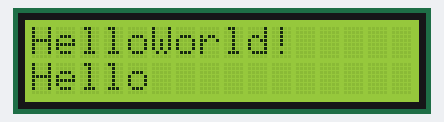
Simulated run of this sketch. Board: Arduino Uno, built with avr-gcc and run on an emulated ATmega328P. Parts: 16×2 character LCD.

Above: at 0.1 s.
At 1.2 s:
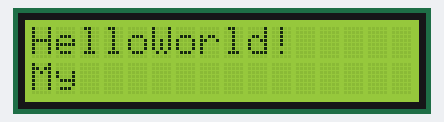
At 2.2 s:
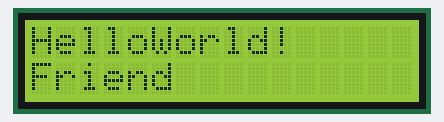

The sketch:

g2_lcd_test.ino
```cpp
#include <LiquidCrystal_I2C.h>

LiquidCrystal_I2C lcd(0x27, 16, 2);

void stampa_test_lcd(String s1, String s2) {
  lcd.clear();
  lcd.setCursor(0, 0);
  lcd.print(s1);
  lcd.setCursor(0, 1);
  lcd.print(s2);
}

void setup() {
  lcd.init();           // Inizializza il display
  lcd.backlight();      // Accende la retroilluminazione
}

void loop() {
  stampa_test_lcd("HelloWorld!", "Hello");
  delay(1000);

  stampa_test_lcd("HelloWorld!", "My");
  delay(1000);

  stampa_test_lcd("HelloWorld!", "Friend");
  delay(1000);
}
```

Measured:
- by itself, everything shown: repeats every 3.1 s, in 3 steps
- what the display in image 1 shows lasts 1.0 s, from 1.1 s to 2.1 s
